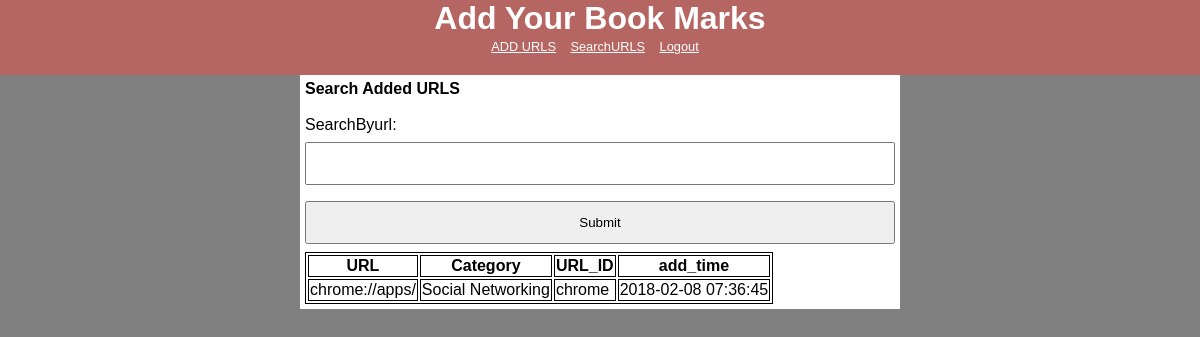
The page /search.php (signed in) on the database its author committed.
### tables this page shows
CREATE TABLE `url` (
  `user_id` int(5) NOT NULL,
  `username` varchar(1000) NOT NULL,
  `url` varchar(1000) NOT NULL,
  `url_id` varchar(100) NOT NULL,
  `category` varchar(100) NOT NULL,
  `add_time` timestamp NOT NULL DEFAULT CURRENT_TIMESTAMP
);

### search.php (the view, shortened to what this page needs)
<?php
	include "connect.php";
	$user_id = $_SESSION['user_id'];
?>
<!DOCTYPE html>
<html>
	<head>
		<link rel="stylesheet" href="home.css">
	</head>
	<body>
		<div class="header">
			<?php include "header.php"?>
		</div>
		<div class="content">
			<div class="disp decription">
				<h3>Search Added URLS</h3><br>
				<form method="post" id="frm">
					SearchByurl:<input type="text" name="urls" id="urls">
					<input type="button" value="Submit" name="submit" onclick="showurls();">
				</form>
				<div id="comments" class="comments">
					<?php $qry1 = "SELECT * FROM `url` where `user_id`='$user_id';";
					$sql1 = mysqli_query($conn,$qry1);
					if(mysqli_num_rows($sql1)>0) {
						echo "<table class='pop'>";
						echo "<tr>";
						echo "<th>URL</th>";
						echo "<th>Category</th>";
						echo "<th>URL_ID</th>";
						echo "<th>add_time</th>";
						echo "</tr>";
						while($row1=mysqli_fetch_assoc($sql1)) {
							echo "<tr>";
							echo "<td>";
							echo $row1['url'];
							echo "</td>";
							echo "<td>";
							echo $row1['category'];
							echo "</td>";
							echo "<td>";
							echo $row1['url_id'];
							echo "</td>";
							echo "<td>";
							echo $row1['add_time'];
							echo "</td>";
							echo "</tr>";
						}
						echo "</table>";
					}else echo "Nocomments"; ?>
				</div>
		</div>
		</div>
	</body>
</html>

### home.css (style rules this page uses)
html, body, header, footer, hgroup, article, section, h1, h2, h3, ul, li, body, div, p, img,ol { margin: 0; padding: 0; font-size: 100%; vertical-align: baseline; border: 0; }
body { background-color: grey; font-family: Arial, Helvetica, sans-serif; }
.header { background-color: #B56662; color: white; text-align: center; }
.content { padding-left: 25%; padding-right: 25%; }
.disp { background-color: white; padding: 5px; }
table th,td { border:1px solid black; }
table { border:1px solid black; table-layout:auto; }
input { width: 100%; padding: 12px 20px; margin: 8px 0; box-sizing: border-box; }

### rows shown on the page
url: url "chrome://apps/", category "Social Networking", url "chrome", add_time "2018-02-08 07:36:45"
